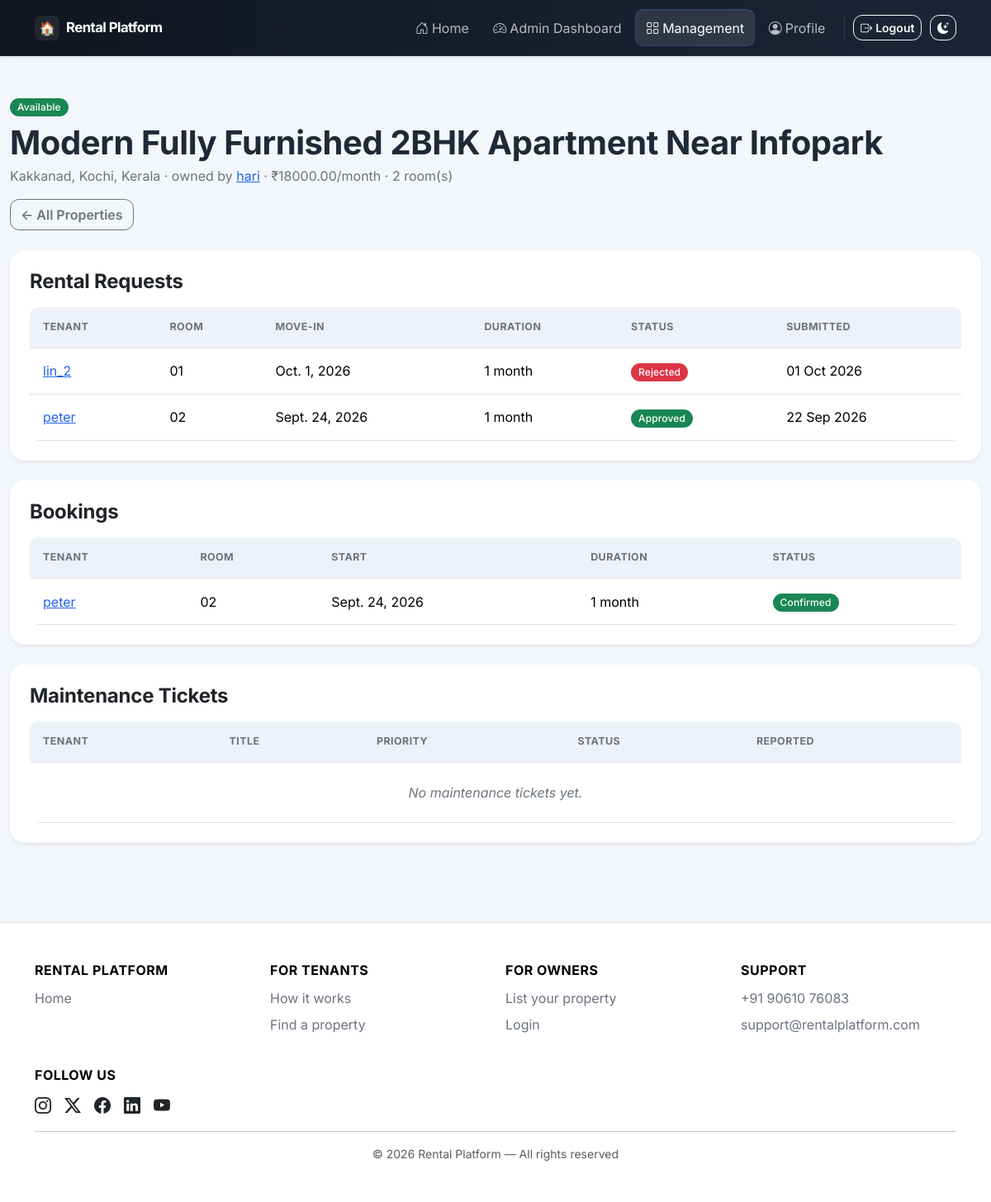
Page /admin-dashboard/properties/5/ (signed in) on the earlier database version.
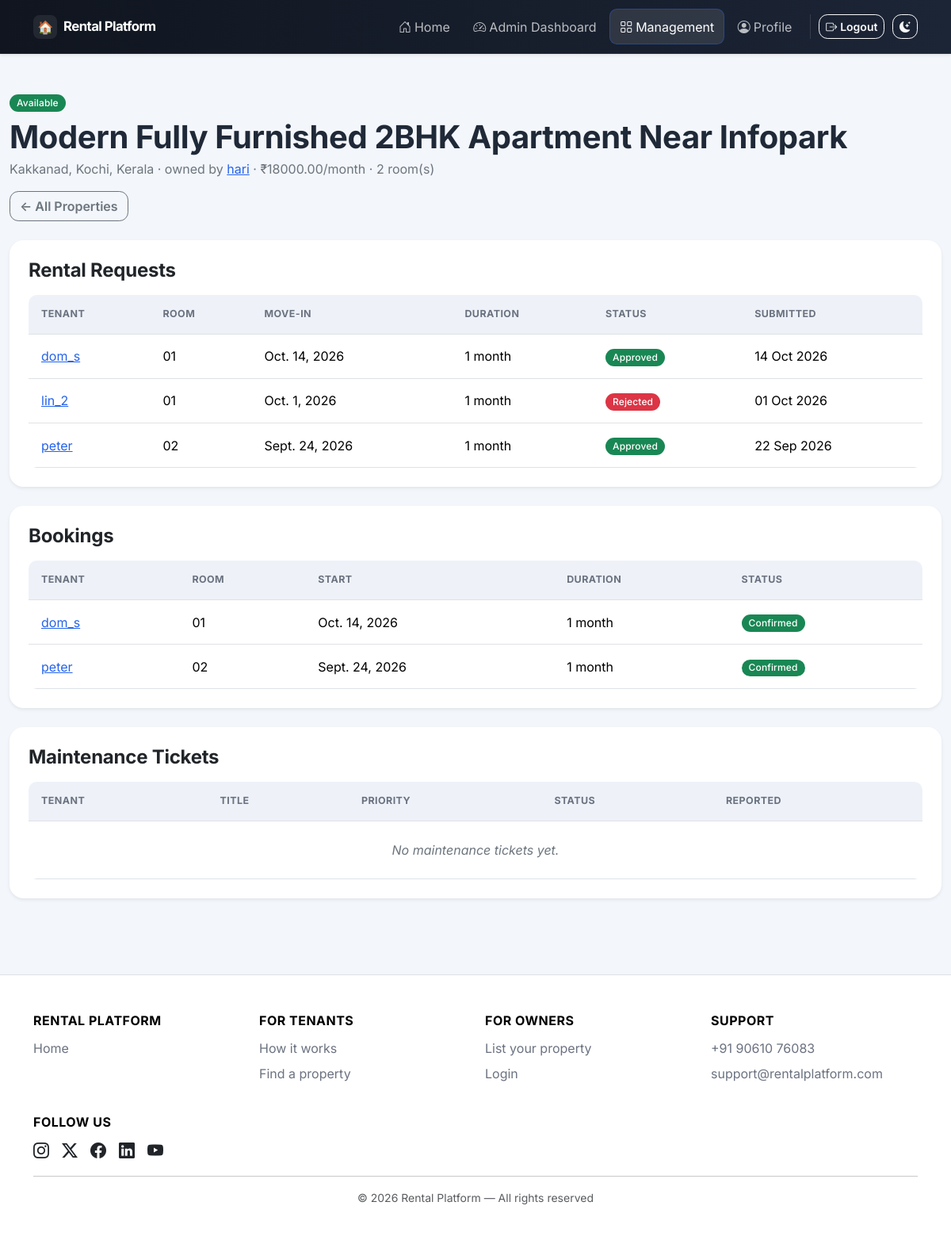
Same page on the later database version.
### properties/models.py (models this page shows, shortened)
class Property(models.Model):
    class PropertyType(models.TextChoices):
        APARTMENT = "APARTMENT", "Apartment"
        HOUSE = "HOUSE", "House"
        VILLA = "VILLA", "Villa"
        STUDIO = "STUDIO", "Studio"
        PG = "PG", "PG / Shared Accommodation"
        OFFICE = "OFFICE", "Office"
        OTHER = "OTHER", "Other"
    owner = models.ForeignKey(
        settings.AUTH_USER_MODEL,
        on_delete=models.CASCADE,
        related_name="properties",
    )
    title = models.CharField(max_length=200)
    description = models.TextField()
    property_type = models.CharField(max_length=20, choices=PropertyType.choices)
    location = models.CharField(max_length=150, db_index=True)
    address = models.TextField()
    latitude = models.DecimalField(
        max_digits=9,
        decimal_places=6,
        null=True,
        blank=True,
        validators=[MinValueValidator(-90), MaxValueValidator(90)],
    )
    longitude = models.DecimalField(
        max_digits=9,
        decimal_places=6,
        null=True,
        blank=True,
        validators=[MinValueValidator(-180), MaxValueValidator(180)],
    )
    number_of_rooms = models.PositiveIntegerField(default=1)
    rent = models.DecimalField(max_digits=12, decimal_places=2, validators=[MinValueValidator(0)])
    available = models.BooleanField(default=True, db_index=True)
    class VerificationStatus(models.TextChoices):
        PENDING = "PENDING", "Pending review"
        VERIFIED = "VERIFIED", "Verified"
        REJECTED = "REJECTED", "Needs changes"
    verification_status = models.CharField(max_length=12, choices=VerificationStatus.choices, default=VerificationStatus.PENDING, db_index=True)
    verification_note = models.CharField(max_length=300, blank=True)
    amenities = models.ManyToManyField(Amenity, blank=True, related_name="properties")
    created_at = models.DateTimeField(auto_now_add=True)
    updated_at = models.DateTimeField(auto_now=True)
    class Meta:
        ordering = ["-created_at"]

class Room(models.Model):
    class RoomType(models.TextChoices):
        SINGLE = "SINGLE", "Single"
        DOUBLE = "DOUBLE", "Double"
        SHARED = "SHARED", "Shared"
        MASTER = "MASTER", "Master"
        OTHER = "OTHER", "Other"
    property = models.ForeignKey(Property, on_delete=models.CASCADE, related_name="rooms")
    room_number = models.CharField(max_length=50)
    room_type = models.CharField(max_length=20, choices=RoomType.choices, default=RoomType.SINGLE)
    rent = models.DecimalField(max_digits=12, decimal_places=2, validators=[MinValueValidator(0)])
    available = models.BooleanField(default=True)
    description = models.TextField(blank=True)
    class Meta:
        ordering = ["room_number"]
        constraints = [
            models.UniqueConstraint(fields=["property", "room_number"], name="unique_room_number_per_property")
        ]

### accounts/models.py (models this page shows, shortened)
class User(AbstractUser):
    class Role(models.TextChoices):
        ADMIN = "ADMIN", "Admin"
        OWNER = "OWNER", "Property Owner"
        TENANT = "TENANT", "Tenant"
        TECHNICIAN = "TECHNICIAN", "Technician"
    email = models.EmailField(unique=True)
    phone = models.CharField(max_length=15, blank=True)
    profile_image = models.ImageField(upload_to="profiles/", blank=True, null=True)
    role = models.CharField(max_length=10, choices=Role.choices, default=Role.TENANT)

### bookings/models.py (models this page shows, shortened)
class RentalRequest(models.Model):
    class Status(models.TextChoices):
        PENDING = "PENDING", "Pending"
        APPROVED = "APPROVED", "Approved"
        REJECTED = "REJECTED", "Rejected"
        CANCELLED = "CANCELLED", "Cancelled"
    tenant = models.ForeignKey(settings.AUTH_USER_MODEL, on_delete=models.CASCADE, related_name="rental_requests")
    property = models.ForeignKey(Property, on_delete=models.CASCADE, related_name="rental_requests")
    room = models.ForeignKey(Room, on_delete=models.SET_NULL, null=True, blank=True, related_name="rental_requests")
    move_in_date = models.DateField()
    duration_months = models.PositiveSmallIntegerField(
        "Rental duration (months)",
        default=MIN_RENTAL_MONTHS,
        validators=[MinValueValidator(MIN_RENTAL_MONTHS), MaxValueValidator(MAX_RENTAL_MONTHS)],
    )
    message = models.TextField(blank=True)
    status = models.CharField(max_length=12, choices=Status.choices, default=Status.PENDING, db_index=True)
    owner_note = models.TextField(blank=True)
    created_at = models.DateTimeField(auto_now_add=True)
    updated_at = models.DateTimeField(auto_now=True)
    class Meta:
        ordering = ["-created_at"]
    def duration_display(self):
        return format_duration(self.duration_months)

class Booking(models.Model):
    class Status(models.TextChoices):
        CONFIRMED = "CONFIRMED", "Confirmed"
        CANCELLED = "CANCELLED", "Cancelled"
        COMPLETED = "COMPLETED", "Completed"
    rental_request = models.OneToOneField(RentalRequest, on_delete=models.PROTECT, related_name="booking")
    tenant = models.ForeignKey(settings.AUTH_USER_MODEL, on_delete=models.CASCADE, related_name="bookings")
    property = models.ForeignKey(Property, on_delete=models.PROTECT, related_name="bookings")
    room = models.ForeignKey(Room, on_delete=models.PROTECT, null=True, blank=True, related_name="bookings")
    start_date = models.DateField()
    duration_months = models.PositiveSmallIntegerField(
        "Rental duration (months)",
        default=MIN_RENTAL_MONTHS,
        validators=[MinValueValidator(MIN_RENTAL_MONTHS), MaxValueValidator(MAX_RENTAL_MONTHS)],
    )
    status = models.CharField(max_length=12, choices=Status.choices, default=Status.CONFIRMED, db_index=True)
    created_at = models.DateTimeField(auto_now_add=True)
    updated_at = models.DateTimeField(auto_now=True)
    class Meta:
        ordering = ["-created_at"]
    def duration_display(self):
        return format_duration(self.duration_months)

### core/views.py (the view)
# urls.py: path("admin-dashboard/properties/<int:pk>/", views.admin_property_detail, name="admin_property_detail"),
@login_required
def admin_property_detail(request, pk):
    if not _admin_only(request):
        messages.error(request, "Admin access is required.")
        return redirect("accounts:dashboard")
    property_obj = get_object_or_404(Property.objects.select_related("owner"), pk=pk)
    return render(request, "core/admin_property_detail.html", {
        "property": property_obj,
        "rental_requests": RentalRequest.objects.filter(property=property_obj).select_related("tenant", "room"),
        "bookings": Booking.objects.filter(property=property_obj).select_related("tenant", "room"),
        "tickets": MaintenanceTicket.objects.filter(property=property_obj).select_related("tenant"),
    })

### templates/core/admin_property_detail.html (shortened to what this page needs)
{% extends "base.html" %}
{% block content %}
<div class="container py-5">
  <div class="d-flex flex-wrap justify-content-between align-items-center gap-3 mb-4">
    <div>
      {% if property.available %}<span class="badge text-bg-success">Available</span>{% else %}<span class="badge text-bg-secondary">Not available</span>{% endif %}
      <h1 class="fw-bold mt-2 mb-1">{{ property.title }}</h1>
      <p class="text-secondary mb-0">{{ property.location }} &middot; owned by <a href="{% url 'core:admin_user_detail' property.owner.pk %}">{{ property.owner.username }}</a> &middot; ₹{{ property.rent }}/month &middot; {{ property.number_of_rooms }} room(s)</p>
    </div>
    <a class="btn btn-outline-secondary" href="{% url 'core:admin_properties' %}">&larr; All Properties</a>
  </div>
  <div class="card border-0 shadow-sm mb-4"><div class="card-body p-4">
    <h4 class="fw-bold mb-3">Rental Requests</h4>
    <div class="table-responsive"><table class="table align-middle mb-0">
      <thead><tr><th>Tenant</th><th>Room</th><th>Move-in</th><th>Duration</th><th>Status</th><th>Submitted</th></tr></thead>
      <tbody>
        {% for item in rental_requests %}
        <tr>
          <td><a href="{% url 'core:admin_user_detail' item.tenant.pk %}">{{ item.tenant.username }}</a></td>
          <td>{% if item.room %}{{ item.room.room_number }}{% else %}Entire property{% endif %}</td>
          <td>{{ item.move_in_date }}</td>
          <td>{{ item.duration_display }}</td>
          <td><span class="badge {% if item.status == 'APPROVED' %}text-bg-success{% elif item.status == 'REJECTED' %}text-bg-danger{% elif item.status == 'CANCELLED' %}text-bg-secondary{% else %}text-bg-warning{% endif %}">{{ item.get_status_display }}</span></td>
          <td>{{ item.created_at|date:"d M Y" }}</td>
        </tr>
        {% empty %}<tr><td colspan="6" class="text-center text-secondary py-4">No rental requests yet.</td></tr>{% endfor %}
      </tbody>
    </table></div>
  </div></div>
  <div class="card border-0 shadow-sm mb-4"><div class="card-body p-4">
    <h4 class="fw-bold mb-3">Bookings</h4>
    <div class="table-responsive"><table class="table align-middle mb-0">
      <thead><tr><th>Tenant</th><th>Room</th><th>Start</th><th>Duration</th><th>Status</th></tr></thead>
      <tbody>
        {% for booking in bookings %}
        <tr>
          <td><a href="{% url 'core:admin_user_detail' booking.tenant.pk %}">{{ booking.tenant.username }}</a></td>
          <td>{% if booking.room %}{{ booking.room.room_number }}{% else %}Entire property{% endif %}</td>
          <td>{{ booking.start_date }}</td>
          <td>{{ booking.duration_display }}</td>
          <td><span class="badge {% if booking.status == 'CONFIRMED' %}text-bg-success{% elif booking.status == 'COMPLETED' %}text-bg-secondary{% else %}text-bg-danger{% endif %}">{{ booking.get_status_display }}</span></td>
        </tr>
        {% empty %}<tr><td colspan="5" class="text-center text-secondary py-4">No bookings yet.</td></tr>{% endfor %}
      </tbody>
    </table></div>
  </div></div>
  <div class="card border-0 shadow-sm"><div class="card-body p-4">
    <h4 class="fw-bold mb-3">Maintenance Tickets</h4>
    <div class="table-responsive"><table class="table align-middle mb-0">
      <thead><tr><th>Tenant</th><th>Title</th><th>Priority</th><th>Status</th><th>Reported</th></tr></thead>
      <tbody>
        {% for ticket in tickets %}
        <tr>
          <td><a href="{% url 'core:admin_user_detail' ticket.tenant.pk %}">{{ ticket.tenant.username }}</a></td>
          <td>{{ ticket.title }}</td>
          <td>{{ ticket.get_priority_display }}</td>
          <td><span class="badge {% if ticket.status == 'RESOLVED' or ticket.status == 'CLOSED' %}text-bg-success{% elif ticket.status == 'OPEN' %}text-bg-danger{% else %}text-bg-warning{% endif %}">{{ ticket.get_status_display }}</span></td>
          <td>{{ ticket.created_at|date:"d M Y" }}</td>
        </tr>
        {% empty %}<tr><td colspan="5" class="text-center text-secondary py-4">No maintenance tickets yet.</td></tr>{% endfor %}
      </tbody>
    </table></div>
  </div></div>
</div>
{% endblock %}

Differences in the rows shown:
added RentalRequest: tenant.username "dom_s", room.room_number "01", move_in_date "Oct. 14, 2026", duration_display "1 month", status "Approved", created_at "14 Oct 2026"
added Booking: tenant.username "dom_s", room.room_number "01", start_date "Oct. 14, 2026", duration_display "1 month", status "Confirmed"
